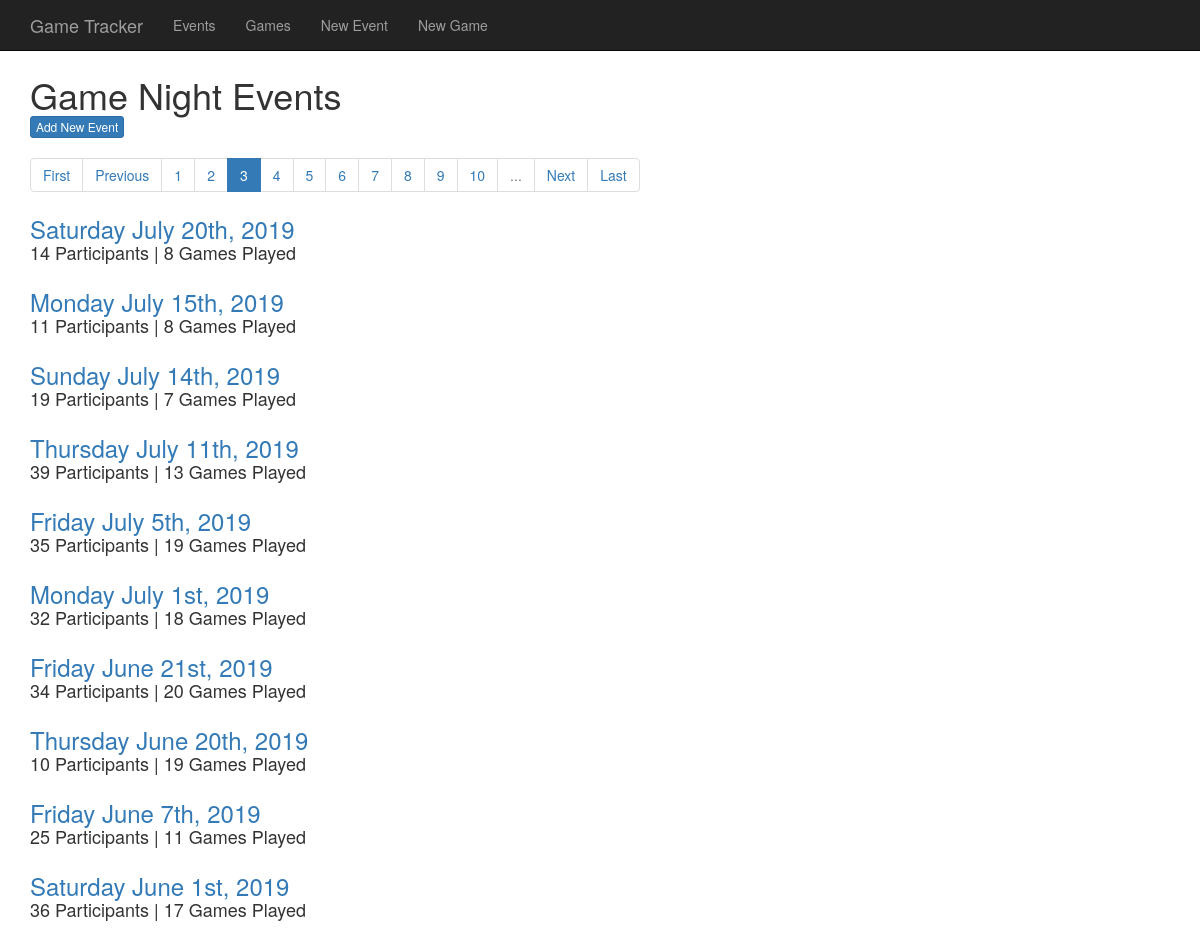
The app's page /events/?page=3 with its own data.
### GameTracker/models.py (models this page shows, shortened)
class Event(models.Model):
	date = models.DateField(unique=True)
	player_count = models.PositiveSmallIntegerField(verbose_name='Number of Participants')
	games = models.ManyToManyField(Game, through='PlayedGame')
	class Meta:
		ordering = ['-date']

### GameTracker/views.py (the view)
# urls.py: url(r'^events/$',views.event_list_view,name='event_list'),
def event_list_view(request):
	event_list = Event.objects.all()
	paginator = Paginator(event_list, 10)
	page = request.GET.get('page')
	try:
		events = paginator.page(page)
		page = int(page)
		if paginator.num_pages > 10:
			if page <= 6:
				nav_list = list(range(1,11))
			elif paginator.num_pages - page < 6:
				nav_list = list(range(paginator.num_pages-10,paginator.num_pages+1))
			else:
				nav_list = list(range(page-5,page+6))
		else:
			nav_list = list(range(1,paginator.num_pages+1))
	except PageNotAnInteger:
		return redirect('/events/?page=1')
	except EmptyPage:
		return redirect('/events/?page=' + str(paginator.num_pages))
	return render(request, 'GameTracker/event_list.html', {'events': events,'nav_list':nav_list})

### templates/GameTracker/event_list.html (shortened to what this page needs)
{% extends 'base.html' %}
{% block body_block %}
	<span class="h1">Game Night Events</span>
	<br />
	<a class="btn btn-xs btn-primary" href="{% url 'GameTracker:event_new' %}">Add New Event</a>
	{% if not events %}
		<div class="alert alert-info fit-content">
			<h3>Unfortunately, there are no events to display. Please create a new event.</h3>
		</div>
	{% else %}
		<nav aria-label="...">
			<ul class="pagination">
				<li class="page-item"><a class="page-link" href="?page=1">First</a></li>
				{% if events.has_previous %}
					<li class="page-item"><a class="page-link" href="?page={{ events.previous_page_number }}">Previous</a></li>
				{% else %}
					<li class="page-item disabled"><a class="page-link" href="#">Previous</a></li>
				{% endif %}
				{% for page_num in nav_list %}
					{% if page_num == events.number %}
						<li class="page-item active"><a class="page-link" href="?page={{page_num}}">{{page_num}}<span class="sr-only">(current)</a></li>
					{% else %}
						<li class="page-item"><a class="page-link" href="?page={{page_num}}">{{page_num}}</a></li>
					{% endif %}
				{% endfor %}
				{% if nav_list|last < events.paginator.num_pages %}
					<li class="page-item disabled"><span>...</span></li>
				{% endif %}
				{% if events.has_next %}
					<li class="page-item"><a class="page-link" href="?page={{ events.next_page_number }}">Next</a></li>
				{% else %}
					<li class="page-item disabled"><a class="page-link" href="#">Next</a></li>
				{% endif %}
				<li class="page-item"><a class="page-link" href="?page={{ events.paginator.num_pages }}">Last</a></li>
			</ul>
		</nav>
		{% for event in events %}
			<div class="event-title-block">
				<p>
					<a href="{% url 'GameTracker:event_detail' pk=event.pk %}"><span class="h3">{{event.date|date:'l F jS, Y'}}</span></a>
					<br />
					<span class="h4">{{event.player_count}} Participants | {{event.games.count}} Games Played</span>
				</p>
			</div>
		{% endfor %}
	{% endif %}
{% endblock %}

### static/css/GameTracker.css (style rules this page uses)
.navbar, { font-size: 1.25em; }
.event-title-block { padding-bottom: 15px; }

### records on screen
Event: date "Saturday July 20th, 2019", player_count "14", games.count "8"
Event: date "Monday July 15th, 2019", player_count "11", games.count "8"
Event: date "Sunday July 14th, 2019", player_count "19", games.count "7"
Event: date "Thursday July 11th, 2019", player_count "39", games.count "13"
Event: date "Friday July 5th, 2019", player_count "35", games.count "19"
Event: date "Monday July 1st, 2019", player_count "32", games.count "18"
Event: date "Friday June 21st, 2019", player_count "34", games.count "20"
Event: date "Thursday June 20th, 2019", player_count "10", games.count "19"
Event: date "Friday June 7th, 2019", player_count "25", games.count "11"
Event: date "Saturday June 1st, 2019", player_count "36", games.count "17"

### other values on screen
{{ page_num }} "1" "2" "4" "5" "6" "7" "8" "9" "10"
{{ page_num }} "3"
